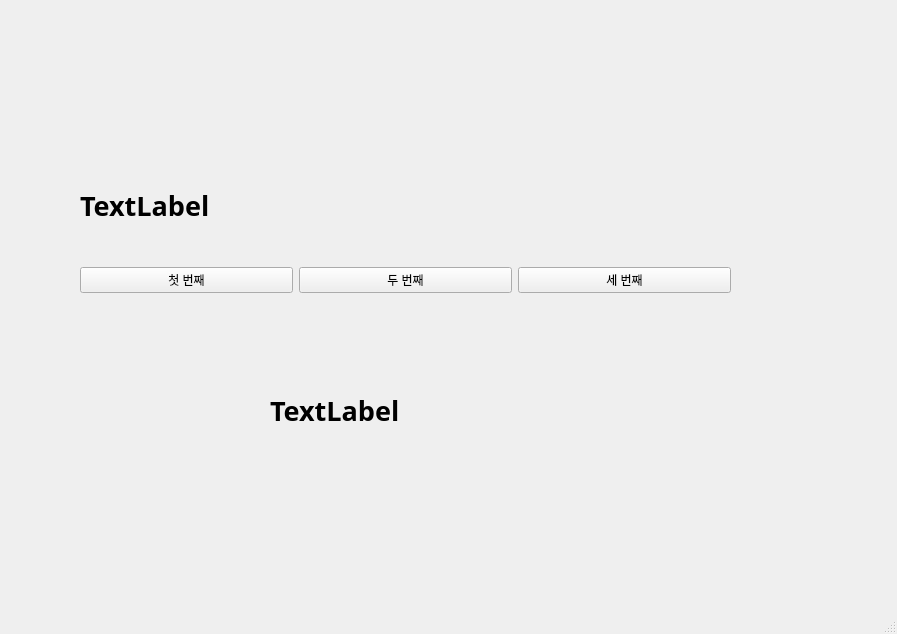
<?xml version="1.0" encoding="UTF-8"?>
<ui version="4.0">
 <class>MainWindow</class>
 <widget class="QMainWindow" name="MainWindow">
  <property name="geometry">
   <rect>
    <x>0</x>
    <y>0</y>
    <width>897</width>
    <height>634</height>
   </rect>
  </property>
  <property name="windowTitle">
   <string>MainWindow</string>
  </property>
  <widget class="QWidget" name="centralwidget">
   <widget class="QWidget" name="horizontalLayoutWidget">
    <property name="geometry">
     <rect>
      <x>80</x>
      <y>230</y>
      <width>651</width>
      <height>101</height>
     </rect>
    </property>
    <layout class="QHBoxLayout" name="horizontalLayout">
     <item>
      <widget class="QPushButton" name="pushButton">
       <property name="text">
        <string>첫 번째</string>
       </property>
      </widget>
     </item>
     <item>
      <widget class="QPushButton" name="pushButton_2">
       <property name="text">
        <string>두 번째</string>
       </property>
      </widget>
     </item>
     <item>
      <widget class="QPushButton" name="pushButton_3">
       <property name="text">
        <string>세 번째</string>
       </property>
      </widget>
     </item>
    </layout>
   </widget>
   <widget class="QLabel" name="label">
    <property name="geometry">
     <rect>
      <x>80</x>
      <y>170</y>
      <width>651</width>
      <height>71</height>
     </rect>
    </property>
    <property name="font">
     <font>
      <family>맑은 고딕</family>
      <pointsize>20</pointsize>
      <weight>75</weight>
      <bold>true</bold>
     </font>
    </property>
    <property name="text">
     <string>TextLabel</string>
    </property>
   </widget>
   <widget class="QLabel" name="showlable">
    <property name="geometry">
     <rect>
      <x>270</x>
      <y>350</y>
      <width>311</width>
      <height>121</height>
     </rect>
    </property>
    <property name="font">
     <font>
      <family>맑은 고딕</family>
      <pointsize>20</pointsize>
      <weight>75</weight>
      <bold>true</bold>
     </font>
    </property>
    <property name="text">
     <string>TextLabel</string>
    </property>
   </widget>
  </widget>
  <widget class="QMenuBar" name="menubar">
   <property name="geometry">
    <rect>
     <x>0</x>
     <y>0</y>
     <width>897</width>
     <height>21</height>
    </rect>
   </property>
  </widget>
  <widget class="QStatusBar" name="statusbar"/>
 </widget>
 <resources/>
 <connections>
  <connection>
   <sender>pushButton</sender>
   <signal>clicked()</signal>
   <receiver>MainWindow</receiver>
   <slot>firstClick()</slot>
   <hints>
    <hint type="sourcelabel">
     <x>183</x>
     <y>306</y>
    </hint>
    <hint type="destinationlabel">
     <x>207</x>
     <y>356</y>
    </hint>
   </hints>
  </connection>
  <connection>
   <sender>pushButton_2</sender>
   <signal>clicked()</signal>
   <receiver>MainWindow</receiver>
   <slot>secondClick()</slot>
   <hints>
    <hint type="sourcelabel">
     <x>396</x>
     <y>302</y>
    </hint>
    <hint type="destinationlabel">
     <x>421</x>
     <y>354</y>
    </hint>
   </hints>
  </connection>
  <connection>
   <sender>pushButton_3</sender>
   <signal>clicked()</signal>
   <receiver>MainWindow</receiver>
   <slot>thirdClick()</slot>
   <hints>
    <hint type="sourcelabel">
     <x>617</x>
     <y>300</y>
    </hint>
    <hint type="destinationlabel">
     <x>646</x>
     <y>351</y>
    </hint>
   </hints>
  </connection>
 </connections>
 <slots>
  <slot>firstClick()</slot>
  <slot>secondClick()</slot>
  <slot>thirdClick()</slot>
 </slots>
</ui>
